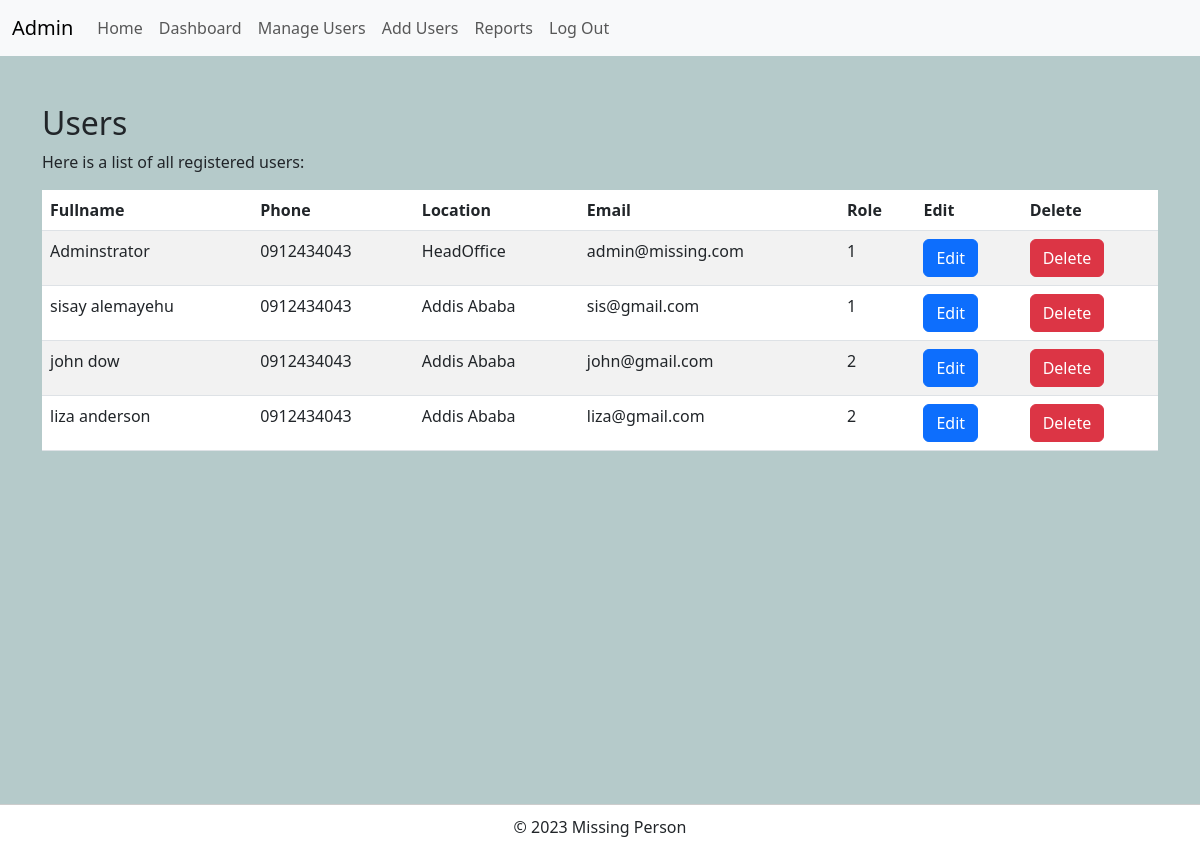
The app's page /admin/users (signed in) with its own data.
### tables this page shows
CREATE TABLE user (
  id INTEGER PRIMARY KEY AUTOINCREMENT,
  finder_name TEXT NOT NULL,
  phone TEXT NOT NULL,
  finder_location TEXT NOT NULL,
  email TEXT UNIQUE NOT NULL,
  password TEXT NOT NULL,
  role_id INTEGER NOT NULL,
  FOREIGN KEY (role_id) REFERENCES role (id)
);

### missing/admin.py (the view)
@bp.route('/users')
@login_required_role(1)  # '1' is the role_id for the admin role
def users():
    users = get_all_users()
    return render_template('admin/users.html', users=users)

### missing/admin.py (called while the page is built)
def get_all_users():
    db = get_db()
    users = db.execute('SELECT * FROM user').fetchall()
    return users

### missing/auth.py (called while the page is built)
def login_required_role(role_id):
    def decorator(f):
        @functools.wraps(f)
        def wrapped_view(*args, **kwargs):
            if g.user is None:
                return redirect(url_for('auth.login'))
            if g.user['role_id'] != role_id:
                return redirect(url_for('auth.unauthorized'))
            return f(*args, **kwargs)
        return wrapped_view
    return decorator

@bp.before_app_request
def load_logged_in_user():
    user_id = session.get('user_id')
    if user_id is None:
        g.user = None
    else:
        db = get_db()
        g.user = db.execute(
            'SELECT * FROM user WHERE id = ?', (user_id,)
        ).fetchone()

### missing/db.py (called while the page is built)
def get_db():
    if 'db' not in g:
        g.db = sqlite3.connect(
            current_app.config['DATABASE'],
            detect_types=sqlite3.PARSE_DECLTYPES
        )
        g.db.row_factory = sqlite3.Row
    return g.db

### missing/templates/admin/users.html (shortened to what this page needs)
{% extends "admin/layout.html" %}
{% block content %}
<section>
  <h2>Users</h2>
  <p>Here is a list of all registered users:</p>
  <table class="table table-striped">
    <thead>
      <tr>
        <th>Fullname</th>
        <th>Phone</th>
        <th>Location</th>
        <th>Email</th>
        <th>Role</th>
        <th>Edit</th>
        <th>Delete</th>
      </tr>
    </thead>
    <tbody>
      {% for user in users %}
        <tr>
          <td>{{ user.finder_name }}</td>
          <td>{{ user.phone }}</td>
          <td>{{ user.finder_location }}</td>
          <td>{{ user.email }}</td>
          <td>{{ user.role_id }}</td>
          <td><a class="btn btn-primary" href="{{ url_for('auth.edit_user', user_id=user.id) }}">Edit</a></td>
          <td>
          <form method="post" action="{{ url_for('auth.delete_user', user_id=user.id) }}" onsubmit="return confirm('Are you sure you want to delete this user?')">
            <button type="submit" class="btn btn-danger">Delete</button>
        </form>
        </td>
        </tr>
      {% endfor %}
    </tbody>
  </table>
</section>
{% endblock %}

### missing/templates/admin/layout.html (style rules this page uses)
body { background-color: rgb(181, 202, 202); }

### records on screen
user: finder_name "Adminstrator", phone "0912434043", finder_location "HeadOffice", email "admin@missing.com", role_id "1"
user: finder_name "sisay alemayehu", phone "0912434043", finder_location "Addis Ababa", email "sis@gmail.com", role_id "1"
user: finder_name "john dow", phone "0912434043", finder_location "Addis Ababa", email "john@gmail.com", role_id "2"
user: finder_name "liza anderson", phone "0912434043", finder_location "Addis Ababa", email "liza@gmail.com", role_id "2"
